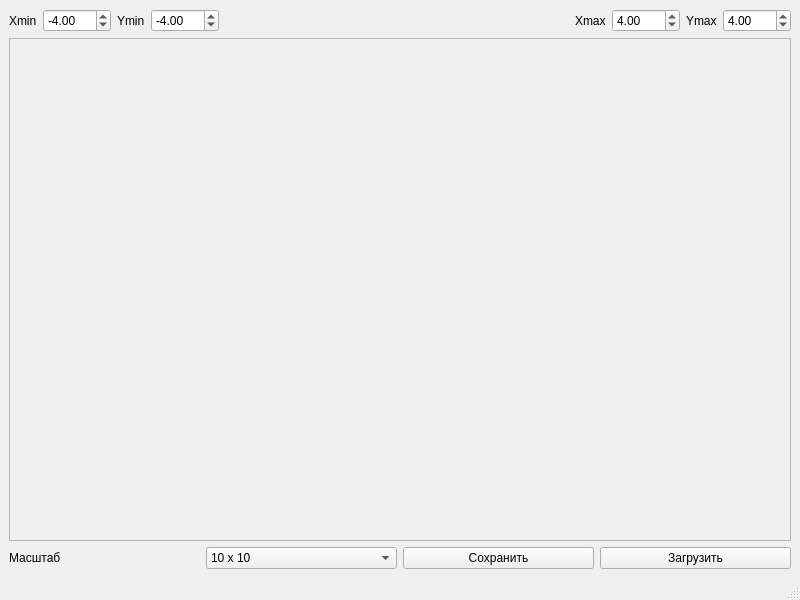
<?xml version="1.0" encoding="UTF-8"?>
<ui version="4.0">
 <class>MainWindow</class>
 <widget class="QMainWindow" name="MainWindow">
  <property name="geometry">
   <rect>
    <x>0</x>
    <y>0</y>
    <width>800</width>
    <height>600</height>
   </rect>
  </property>
  <property name="windowTitle">
   <string>Отсечение</string>
  </property>
  <widget class="QWidget" name="centralwidget">
   <layout class="QVBoxLayout" name="verticalLayout">
    <item>
     <layout class="QHBoxLayout" name="horizontalLayout">
      <item>
       <layout class="QHBoxLayout" name="horizontalLayout_5">
        <item>
         <widget class="QLabel" name="label_4">
          <property name="text">
           <string>Xmin</string>
          </property>
         </widget>
        </item>
        <item>
         <widget class="QDoubleSpinBox" name="dsb_Xmin">
          <property name="minimum">
           <double>-100.000000000000000</double>
          </property>
          <property name="value">
           <double>-4.000000000000000</double>
          </property>
         </widget>
        </item>
       </layout>
      </item>
      <item>
       <layout class="QVBoxLayout" name="verticalLayout_5">
        <item>
         <layout class="QHBoxLayout" name="horizontalLayout_6">
          <item>
           <widget class="QLabel" name="label_5">
            <property name="text">
             <string>Ymin</string>
            </property>
           </widget>
          </item>
          <item>
           <widget class="QDoubleSpinBox" name="dsb_Ymin">
            <property name="minimum">
             <double>-100.000000000000000</double>
            </property>
            <property name="value">
             <double>-4.000000000000000</double>
            </property>
           </widget>
          </item>
         </layout>
        </item>
       </layout>
      </item>
      <item>
       <spacer name="horizontalSpacer">
        <property name="orientation">
         <enum>Qt::Horizontal</enum>
        </property>
        <property name="sizeHint" stdset="0">
         <size>
          <width>40</width>
          <height>20</height>
         </size>
        </property>
       </spacer>
      </item>
      <item>
       <widget class="QLabel" name="label_2">
        <property name="text">
         <string>Xmax</string>
        </property>
       </widget>
      </item>
      <item>
       <widget class="QDoubleSpinBox" name="dsb_Xmax">
        <property name="minimum">
         <double>-100.000000000000000</double>
        </property>
        <property name="value">
         <double>4.000000000000000</double>
        </property>
       </widget>
      </item>
      <item>
       <widget class="QLabel" name="label_3">
        <property name="text">
         <string>Ymax</string>
        </property>
       </widget>
      </item>
      <item>
       <widget class="QDoubleSpinBox" name="dsb_Ymax">
        <property name="minimum">
         <double>-100.000000000000000</double>
        </property>
        <property name="value">
         <double>4.000000000000000</double>
        </property>
       </widget>
      </item>
     </layout>
    </item>
    <item>
     <widget class="QScrollArea" name="scrollArea">
      <property name="widgetResizable">
       <bool>true</bool>
      </property>
      <widget class="QWidget" name="scrollAreaWidgetContents">
       <property name="geometry">
        <rect>
         <x>0</x>
         <y>0</y>
         <width>780</width>
         <height>466</height>
        </rect>
       </property>
       <layout class="QVBoxLayout" name="verticalLayout_2">
        <item>
         <widget class="QLabel" name="label">
          <property name="text">
           <string/>
          </property>
          <property name="alignment">
           <set>Qt::AlignCenter</set>
          </property>
         </widget>
        </item>
       </layout>
      </widget>
     </widget>
    </item>
    <item>
     <layout class="QHBoxLayout" name="horizontalLayout_2">
      <item>
       <widget class="QLabel" name="label_6">
        <property name="text">
         <string>Масштаб</string>
        </property>
       </widget>
      </item>
      <item>
       <widget class="QComboBox" name="comboBox">
        <property name="editable">
         <bool>false</bool>
        </property>
        <item>
         <property name="text">
          <string>10 x 10</string>
         </property>
        </item>
        <item>
         <property name="text">
          <string>20 x 20</string>
         </property>
        </item>
        <item>
         <property name="text">
          <string>80 x 80</string>
         </property>
        </item>
       </widget>
      </item>
      <item>
       <widget class="QPushButton" name="pushButton">
        <property name="text">
         <string>Сохранить</string>
        </property>
       </widget>
      </item>
      <item>
       <layout class="QHBoxLayout" name="horizontalLayout_3">
        <item>
         <widget class="QPushButton" name="selectDirectoryB">
          <property name="text">
           <string>Загрузить</string>
          </property>
         </widget>
        </item>
       </layout>
      </item>
     </layout>
    </item>
   </layout>
  </widget>
  <widget class="QMenuBar" name="menubar">
   <property name="geometry">
    <rect>
     <x>0</x>
     <y>0</y>
     <width>800</width>
     <height>21</height>
    </rect>
   </property>
  </widget>
  <widget class="QStatusBar" name="statusbar"/>
 </widget>
 <resources/>
 <connections/>
</ui>
